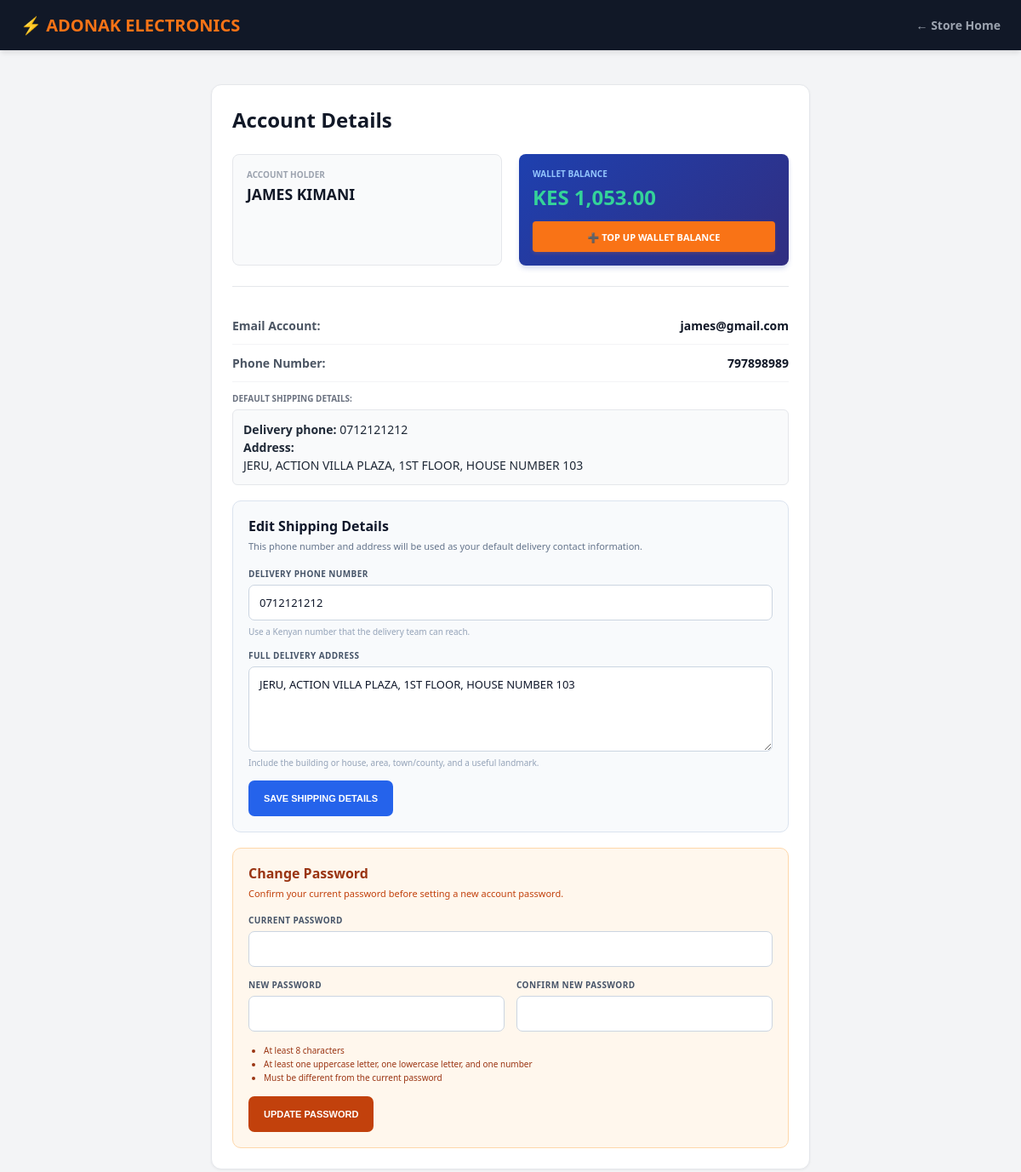
The page /customer/profile.php (signed in) on the database its author committed.
### tables this page shows
CREATE TABLE `users` (
  `id` int(11) NOT NULL AUTO_INCREMENT,
  `fullname` varchar(100) DEFAULT NULL,
  `email` varchar(100) DEFAULT NULL,
  `phone` int(20) NOT NULL,
  `password` varchar(255) DEFAULT NULL,
  `role` enum('admin','staff','customer') DEFAULT 'customer',
  `created_at` timestamp NOT NULL DEFAULT CURRENT_TIMESTAMP,
  `shipping_phone` varchar(20) DEFAULT NULL,
  `shipping_address` text,
  `kra_pin` varchar(20) DEFAULT NULL,
  `reset_token_hash` varchar(64) DEFAULT NULL,
  `reset_token_expires_at` datetime DEFAULT NULL,
  PRIMARY KEY (`id`),
  UNIQUE KEY `phone` (`phone`),
  UNIQUE KEY `email` (`email`),
  UNIQUE KEY `reset_token_hash` (`reset_token_hash`)
);

CREATE TABLE `customer_wallets` (
  `id` int(11) NOT NULL AUTO_INCREMENT,
  `user_id` int(11) NOT NULL,
  `available_balance` decimal(10,2) NOT NULL DEFAULT '0.00',
  `updated_at` timestamp NOT NULL DEFAULT CURRENT_TIMESTAMP ON UPDATE CURRENT_TIMESTAMP,
  PRIMARY KEY (`id`),
  KEY `user_id` (`user_id`),
  CONSTRAINT `customer_wallets_ibfk_1` FOREIGN KEY (`user_id`) REFERENCES `users` (`id`) ON DELETE CASCADE
);

### customer/profile.php (the view, shortened to what this page needs)
<?php session_start();
include '../db.php';
$user_id = $_SESSION['user_id'] ?? null;
$stmt = $conn->prepare("SELECT fullname, email, phone, shipping_phone, shipping_address FROM users WHERE id = ?");
$stmt->bind_param("i", $user_id); $stmt->execute();
$user = $stmt->get_result()->fetch_assoc();
$w_st = $conn->prepare("SELECT available_balance FROM customer_wallets WHERE user_id = ?");
$w_st->bind_param("i", $user_id); $w_st->execute();
$w_res = $w_st->get_result()->fetch_assoc();
$wallet_balance = floatval($w_res['available_balance'] ?? 0.00);
?>
<!DOCTYPE html><html><head><meta charset="UTF-8">
</head>
<body>
    <nav>
        <a href="home.php" class="brand-title">⚡ ADONAK ELECTRONICS</a>
        <a href="home.php" class="back-btn">← Store Home</a>
    </nav>
       <main>
        <h1 class="main-title">Account Details</h1>
        <div class="grid">
            <div class="info-box">
                <p class="box-label">Account Holder</p>
                <p class="box-val"><?= htmlspecialchars($user['fullname']); ?></p>
            </div>
            <div class="wallet-box">
                <div>
                    <p class="wallet-label">Wallet Balance</p>
                    <p class="wallet-val">KES <?= number_format($wallet_balance, 2); ?></p>
                </div>
                <a href="deposit.php" class="deposit-btn nav-loading-link">➕ Top Up Wallet Balance</a>
            </div>
        </div>
        <div class="details-list">
            <div class="detail-row"><span>Email Account:</span><strong style="color:#111827;"><?= htmlspecialchars($user['email']); ?></strong></div>
            <div class="detail-row"><span>Phone Number:</span><strong style="color:#111827;"><?= htmlspecialchars($user['phone'] ?? 'None Mapped'); ?></strong></div>
            <div class="address-area">
                <span class="box-label" style="color:#6b7280;">Default Shipping Details:</span>
                <div class="address-text">
                    <strong>Delivery phone:</strong> <?= htmlspecialchars($user['shipping_phone'] ?: ($user['phone'] ?? 'Not provided')); ?><br>
                    <strong>Address:</strong><br><?= nl2br(htmlspecialchars($user['shipping_address'] ?: 'No default shipping address has been saved.')); ?>
                </div>
            </div>
        </div>
        <section class="shipping-editor" aria-labelledby="shipping-editor-title">
            <div class="shipping-editor-header">
                <div>
                    <h2 id="shipping-editor-title">Edit Shipping Details</h2>
                    <p>This phone number and address will be used as your default delivery contact information.</p>
                </div>
            </div>
            <form method="POST" action="profile.php" class="shipping-form">
                <div class="shipping-field">
                    <label for="shipping_phone">Delivery phone number</label>
                    <input id="shipping_phone" name="shipping_phone" type="tel" inputmode="tel" autocomplete="tel" maxlength="20" required value="<?= htmlspecialchars($_POST['shipping_phone'] ?? ($user['shipping_phone'] ?: $user['phone'])); ?>" placeholder="0712345678">
                    <span class="shipping-help">Use a Kenyan number that the delivery team can reach.</span>
                </div>
                <div class="shipping-field">
                    <label for="shipping_address">Full delivery address</label>
                    <textarea id="shipping_address" name="shipping_address" maxlength="500" required autocomplete="street-address" placeholder="Building or house, street, area, town/county and nearby landmark"><?= htmlspecialchars($_POST['shipping_address'] ?? ($user['shipping_address'] ?? '')); ?></textarea>
                    <span class="shipping-help">Include the building or house, area, town/county, and a useful landmark.</span>
                </div>
                <button type="submit" name="update_shipping" class="shipping-submit">Save Shipping Details</button>
            </form>
        </section>
        <section class="security-editor" aria-labelledby="password-editor-title">
            <div class="security-editor-header">
                <h2 id="password-editor-title">Change Password</h2>
                <p>Confirm your current password before setting a new account password.</p>
            </div>
            <form method="POST" action="profile.php" class="shipping-form" autocomplete="off" data-password-form>
                <div class="password-grid">
                    <div class="shipping-field">
                        <label for="current_password">Current password</label>
                        <input id="current_password" name="current_password" type="password" autocomplete="current-password" required>
                    </div>
                    <div class="shipping-field">
                        <label for="new_password">New password</label>
                        <input id="new_password" name="new_password" type="password" autocomplete="new-password" minlength="8" required>
                    </div>
                    <div class="shipping-field">
                        <label for="confirm_password">Confirm new password</label>
                        <input id="confirm_password" name="confirm_password" type="password" autocomplete="new-password" minlength="8" required>
                    </div>
                </div>
                <ul class="password-requirements">
                    <li>At least 8 characters</li>
                    <li>At least one uppercase letter, one lowercase letter, and one number</li>
                    <li>Must be different from the current password</li>
                </ul>
                <button type="submit" name="change_password" class="shipping-submit password-submit" data-password-submit><span class="password-button-spinner" aria-hidden="true"></span><span class="password-button-label">Update Password</span></button>
            </form>
        </section>    </main>
</body>
</html>

### rows shown on the page
users: fullname "JAMES KIMANI", email "james@gmail.com", phone "797898989", shipping_phone "0712121212", shipping_address "JERU, ACTION VILLA PLAZA, 1ST FLOOR, HOUSE NUMBER 103"
customer_wallets: available_balance "1,053.00"
